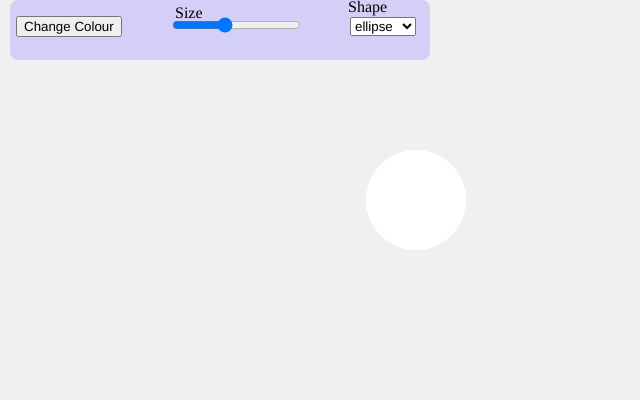
Frame 1 (no input)
Frame 60 (no input): identical to frame 1, image omitted
Frame 120 (the mouse pressed at the canvas centre since frame 60): identical to frame 1, image omitted

The p5.js sketch that drew this single still picture (run headless with seeded random() and noise() and a simulated clock; from frame 60 on, the mouse is pressed at the canvas centre):

// p5.js sketch
// ── sketch.js
let colorBtn, sizeSlider, shapeSelect;
let shapeColor;
let controlPanel;

function setup() {
  createCanvas(640, 400);
  noStroke();
  textFont("Helvetica, Arial, sans-serif");

  controlPanel = createDiv();
  controlPanel.size(400,40)
  controlPanel.position(10,0);
  controlPanel.style("padding","10px");
  controlPanel.style("background","#d4cff7");
  controlPanel.style("border-radius","8px");
  

  // starting color
  shapeColor = color(255,255,255);

  // Button: change color
  colorBtn = createButton("Change Colour");
  colorBtn.position(16, 16);
  colorBtn.mousePressed(randomShapeColor);
  
  function randomShapeColor() {
    shapeColor = color(random(255), random(255), random(255));
  }

  // Slider: controls size
  createP("Size").position(155, 0).style("margin", "4px 20px");
  sizeSlider = createSlider(20, 220, 100, 1);
  sizeSlider.position(170, 15);

  // Dropdown: choose shape
  createP("Shape").position(332, -10).style("margin", "8px 0 0 16px");
  shapeSelect = createSelect();
  shapeSelect.position(350, 17);
  shapeSelect.option("ellipse");
  shapeSelect.option("rect");
  shapeSelect.option("triangle");
}

function draw() {
  background(240);

  push();
  translate(width * 0.65, height * 0.5);
  let s = sizeSlider.value();

  fill(shapeColor);

  // draw chosen shape
  let choice = shapeSelect.value();
  if (choice === "ellipse") {
    ellipse(0, 0, s, s);
  } else if (choice === "rect") {
    rectMode(CENTER);
    rect(0, 0, s, s);
  } else if (choice === "triangle") {
    triangle(-s * 0.6, s * 0.5, 0, -s * 0.6, s * 0.6, s * 0.5);
  }
  pop();
}
